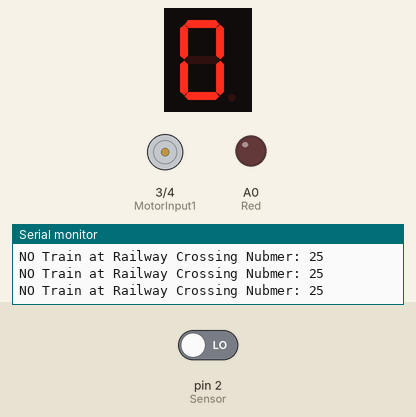
This sketch was run on a simulated Arduino Uno, built with avr-gcc and run on an emulated ATmega328P. Shown: 1-digit seven-segment display, motor-driver pin pairs drawn as motors (green arrow = first pin HIGH = forward, orange = second pin HIGH = backward, longer = more drive, scaled by the enable pin), output pins drawn as LEDs (lit = HIGH), the last lines printed to the serial monitor. Wiring (inferred from the names in the program): 1-digit 7-segment display, segments lit when HIGH: segments pin 12, pin 11, pin 10, pin 9, pin 8, pin 7, pin 6. The test bench sets the inputs (shaded band); at power-on: pin 2 (Sensor) LOW. The segment pins are drawn as the display they are named for; pins used as bus, display or sensor lines are not drawn.

Above: at 1.2 s.
1.3 s: pin 2 (Sensor) driven HIGH
At 1.49 s:
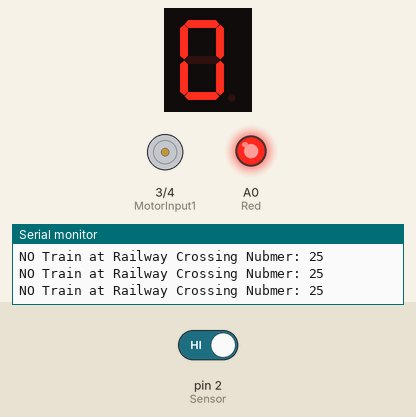
At 2.4 s:
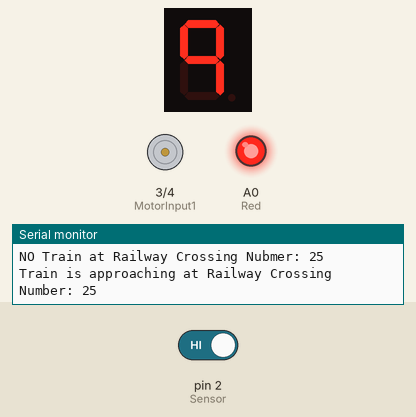
Timing chart, 0 to 4.3 s (numbered marks = the images above; inputs shaded):
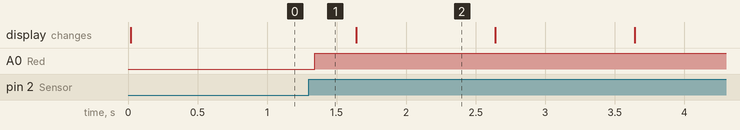

Measured:
- after the input at 1.3 s, A0 (Red): LOW → HIGH at once
- what the display in image 2 shows lasts 1.0 s, from 1.6 s to 2.6 s

The sketch:

FinalCodeControlProject.ino
```cpp
#define MotorInput1 3
#define MotorInput2 4
int Sensor = 2;
int Red=A0;
int Green=A1;
int A=12;
int B=11;
int C=10;
int D=9;
int E=8;
int F=7;
int G=6;

void setup() {
  // initialize serial communication at 9600 bits per second:
  Serial.begin(9600);
//Initilize pins for sensor, traffic lights and seven Segment
  pinMode(Sensor, INPUT);
  pinMode(Red,OUTPUT);
  pinMode(Green,OUTPUT);
  pinMode(A, OUTPUT);
  pinMode(B, OUTPUT);
  pinMode(C, OUTPUT);
  pinMode(D, OUTPUT);
  pinMode(E, OUTPUT);
  pinMode(F,OUTPUT);
  pinMode(G, OUTPUT);
  //For motor
  pinMode(MotorInput1, OUTPUT);
  pinMode(MotorInput2, OUTPUT);


}
// Main program
void loop() {
  // read the Sensor
  int Train = digitalRead(Sensor);
  delay(1);        // delay in between reads for stability

  //When train is approaching
  if(Train==1)
  {
   trafFcLight(Train);
   MotorDriver(1);
   Communication(Train);
   CountDownTimer();
   MotorDriver(0);

  }

  //When No train
  else if(Train==0)
  {
   trafFcLight(Train);
    SevenSeg0();
   Communication(Train);
   }
}


/*
Descrption: This function have two things to do.On red  with off green or, off red with on Gree.
If input is 1,RED will be on and Green will be off
If input is 0,Green will be on and Red will be off
Input: State, 1 or ) only
Output: Makes Light on and off accordingly
*/
void trafFcLight(int state)
{
  if (state==1)
{
digitalWrite(Red,1);
digitalWrite(Green,0);
}

else if (state==0)
{
digitalWrite(Red,0);
digitalWrite(Green,1);
}

}


/*
Descrption: It serially communicates with any device attached and tell the train situation.
Input: Train state
Output: Serially communicates state of train.
*/
void Communication(int state)
{
 if (state==1)
{
Serial.println("Train is approaching at Railway Crossing Number: 25");
}

else if (state==0)
{
Serial.println("NO Train at Railway Crossing Nubmer: 25");
}


}


/*
Descrption: It is for Seven segment display.Starts form 9, it deceremtns counter each second.
As soon as it is called, it will start counting down.
Input: No input
Output:
*/
void CountDownTimer()
{
  SevenSegOff();
 // write '9'
 digitalWrite(A, 1);
 digitalWrite(B, 1);
 digitalWrite(C, 1);
 digitalWrite(D, 0);
 digitalWrite(E, 0);
 digitalWrite(F, 1);
 digitalWrite(G, 1);
 delay(1000);
 // write '8'
 digitalWrite(A, 1);
 digitalWrite(B, 1);
 digitalWrite(C, 1);
 digitalWrite(D, 1);
 digitalWrite(E, 1);
 digitalWrite(F, 1);
 digitalWrite(G, 1);
 delay(1000);
 // write '7'
 digitalWrite(A, 1);
 digitalWrite(B, 1);
 digitalWrite(C, 1);
 digitalWrite(D, 0);
 digitalWrite(E, 0);
 digitalWrite(F, 0);
 digitalWrite(G, 0);
 delay(1000);
 // write '6'
 digitalWrite(A, 1);
 digitalWrite(B, 0);
 digitalWrite(C, 1);
 digitalWrite(D, 1);
 digitalWrite(E, 1);
 digitalWrite(F, 1);
 digitalWrite(G, 1);
 delay(1000);
 // write '5'
 digitalWrite(A, 1);
 digitalWrite(B, 0);
 digitalWrite(C, 1);
 digitalWrite(D, 1);
 digitalWrite(E, 0);
 digitalWrite(F, 1);
 digitalWrite(G, 1);
 delay(1000);
 // write '4'
 digitalWrite(A, 0);
 digitalWrite(B, 1);
 digitalWrite(C, 1);
 digitalWrite(D, 0);
 digitalWrite(E, 0);
 digitalWrite(F, 1);
 digitalWrite(G, 1);
 delay(1000);
 // write '3'
 digitalWrite(A, 1);
 digitalWrite(B, 1);
 digitalWrite(C, 1);
 digitalWrite(D, 1);
 digitalWrite(E, 0);
 digitalWrite(F, 0);
 digitalWrite(G, 1);
 delay(1000);
 // write '2'
 digitalWrite(A, 1);
 digitalWrite(B, 1);
 digitalWrite(C, 0);
 digitalWrite(D, 1);
 digitalWrite(E, 1);
 digitalWrite(F, 0);
 digitalWrite(G, 1);
 delay(1000);
 // write '1'
 digitalWrite(A, 0);
 digitalWrite(B, 1);
 digitalWrite(C, 1);
 digitalWrite(D, 0);
 digitalWrite(E, 0);
 digitalWrite(F, 0);
 digitalWrite(G, 0);
 delay(1000);
 // write '0'
 digitalWrite(A, 1);
 digitalWrite(B, 1);
 digitalWrite(C, 1);
 digitalWrite(D, 1);
 digitalWrite(E, 1);
 digitalWrite(F, 1);
 digitalWrite(G, 0);

}

/*
Descrption: Prints 0 at seven segment
Output: Serially communicates state of train.
*/
void SevenSeg0()
{
SevenSegOff();
 digitalWrite(A, 1);
 digitalWrite(B, 1);
 digitalWrite(C, 1);
 digitalWrite(D, 1);
 digitalWrite(E, 1);
 digitalWrite(F, 1);
 digitalWrite(G, 0);

}
/*
Descrption: To off Seven Segment
*/
void SevenSegOff()
{
digitalWrite(A, 0);
 digitalWrite(B, 0);
 digitalWrite(C, 0);
 digitalWrite(D, 0);
 digitalWrite(E, 0);
 digitalWrite(F, 0);
 digitalWrite(G, 0);
}
/*
Descrption: This function is used to drive motor clock or anticlok wise as needed. It will be used with
L293D IC.
Input: bool, 1 for clockwise and 0 for anticlock wise
Output: It makes pins relative IC pins 1 and zero accordingly
*/
void MotorDriver(bool Direction)
{
  if (Direction==1)
  {
digitalWrite(MotorInput1, 1);   // turn the LED on (HIGH is the voltage level)
digitalWrite(MotorInput2, 0);    // turn the LED off by making the voltage LOW
delay(300);
digitalWrite(MotorInput1, 0);   // turn the LED on (HIGH is the voltage level)
digitalWrite(MotorInput2, 0);    // turn the LED off by making the voltage LOW
  }
  else if(Direction==0)
{
digitalWrite(MotorInput1, 0);   // turn the LED on (HIGH is the voltage level)
digitalWrite(MotorInput2, 1);    // turn the LED off by making the voltage LOW
delay(300);
digitalWrite(MotorInput1, 0);   // turn the LED on (HIGH is the voltage level)
digitalWrite(MotorInput2, 0);    // turn the LED off by making the voltage LOW
  }
}
```
